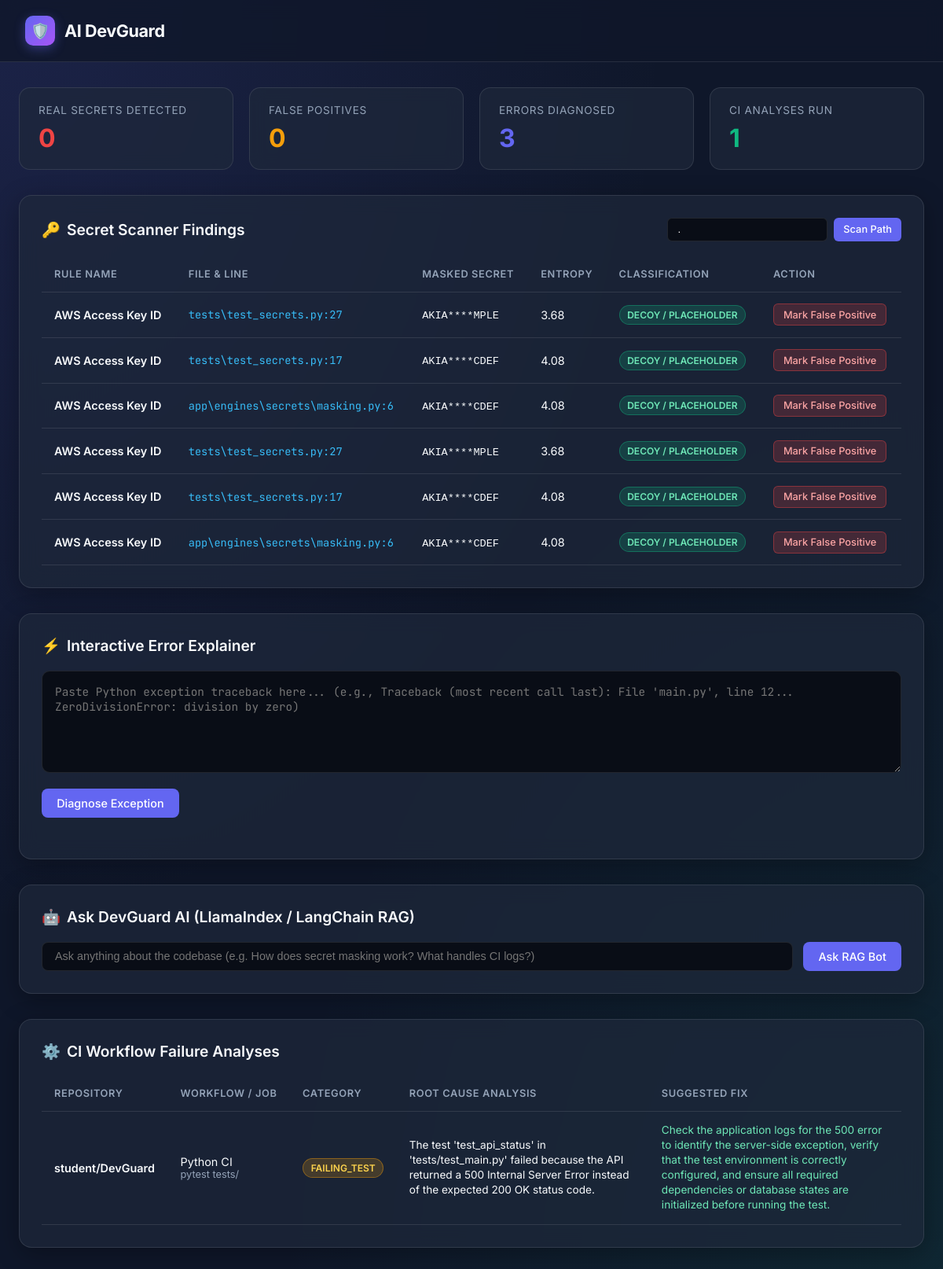
/dashboard, run on the app's committed database.
### app/models/domain.py (models this page shows)
class Finding(Base):
    __tablename__ = "findings"
    id = Column(Integer, primary_key=True, index=True)
    repository_id = Column(Integer, ForeignKey("repositories.id"), nullable=True)
    file_path = Column(String(512), nullable=False)
    line_number = Column(Integer, nullable=False)
    rule_name = Column(String(100), nullable=False)
    masked_value = Column(String(255), nullable=False)
    entropy_score = Column(Float, nullable=False)
    is_real_secret = Column(Boolean, default=True)
    is_false_positive = Column(Boolean, default=False)
    reasoning = Column(Text, nullable=True)
    created_at = Column(DateTime, default=lambda: datetime.now(timezone.utc))
    repository = relationship("Repository", back_populates="findings")

class WorkflowAnalysis(Base):
    __tablename__ = "workflow_analyses"
    id = Column(Integer, primary_key=True, index=True)
    repository_id = Column(Integer, ForeignKey("repositories.id"), nullable=True)
    workflow_name = Column(String(255), nullable=False)
    job_name = Column(String(255), nullable=False)
    pr_number = Column(Integer, nullable=True)
    failure_category = Column(String(100), nullable=False)
    root_cause = Column(Text, nullable=False)
    suggested_fix = Column(Text, nullable=False)
    confidence = Column(Float, default=0.9)
    created_at = Column(DateTime, default=lambda: datetime.now(timezone.utc))
    repository = relationship("Repository", back_populates="workflow_analyses")

class Repository(Base):
    __tablename__ = "repositories"
    id = Column(Integer, primary_key=True, index=True)
    name = Column(String(255), unique=True, nullable=False, index=True)
    url = Column(String(512), nullable=True)
    created_at = Column(DateTime, default=lambda: datetime.now(timezone.utc))
    findings = relationship("Finding", back_populates="repository", cascade="all, delete-orphan")
    workflow_analyses = relationship(
        "WorkflowAnalysis", back_populates="repository", cascade="all, delete-orphan"
    )

### app/api/dashboard.py (the view)
@router.get("/", response_class=HTMLResponse)
@router.get("/dashboard", response_class=HTMLResponse)
async def get_dashboard(request: Request, db: Session = Depends(get_db)):
    findings = db.query(Finding).order_by(Finding.id.desc()).all()
    ci_analyses = db.query(WorkflowAnalysis).order_by(WorkflowAnalysis.id.desc()).all()
    error_count = db.query(ErrorExplanation).count()
    real_secrets_count = sum(1 for f in findings if f.is_real_secret and not f.is_false_positive)
    false_positives_count = sum(1 for f in findings if f.is_false_positive)
    return templates.TemplateResponse(
        request=request,
        name="dashboard.html",
        context={
            "findings": findings,
            "ci_analyses": ci_analyses,
            "real_secrets_count": real_secrets_count,
            "false_positives_count": false_positives_count,
            "error_count": error_count,
            "ci_count": len(ci_analyses),
        },
    )

### app/web/templates/dashboard.html (shortened to what this page needs)
{% extends "base.html" %}
{% block content %}
<div class="stats-grid">
    <div class="stat-card">
        <div class="stat-label">Real Secrets Detected</div>
        <div class="stat-value" style="color: var(--accent-red)">{{ real_secrets_count }}</div>
    </div>
    <div class="stat-card">
        <div class="stat-label">False Positives</div>
        <div class="stat-value" style="color: var(--accent-amber)">{{ false_positives_count }}</div>
    </div>
    <div class="stat-card">
        <div class="stat-label">Errors Diagnosed</div>
        <div class="stat-value" style="color: var(--primary)">{{ error_count }}</div>
    </div>
    <div class="stat-card">
        <div class="stat-label">CI Analyses Run</div>
        <div class="stat-value" style="color: var(--accent-green)">{{ ci_count }}</div>
    </div>
</div>
<div class="card">
    <div class="card-header">
        <div class="card-title">
            <span>🔑</span> Secret Scanner Findings
        </div>
        <div>
            <form hx-post="/dashboard/scan" hx-target="#findings-table-body" hx-indicator="#scan-loader" style="display: inline-flex; gap: 0.5rem;">
                <input type="text" name="path" value="." style="background: #090d16; border: 1px solid var(--border-color); color: white; padding: 0.4rem 0.8rem; border-radius: 6px; font-size: 0.85rem;" placeholder="Path to scan...">
                <button type="submit" class="btn btn-sm">
                    <span>Scan Path</span>
                </button>
            </form>
        </div>
    </div>
    <table>
        <thead>
            <tr>
                <th>Rule Name</th>
                <th>File & Line</th>
                <th>Masked Secret</th>
                <th>Entropy</th>
                <th>Classification</th>
                <th>Action</th>
            </tr>
        </thead>
        <tbody id="findings-table-body">
            {% for finding in findings %}
                {% include "partials/finding_row.html" %}
            {% else %}
                <tr>
                    <td colspan="6" style="text-align: center; color: var(--text-muted); padding: 2rem;">
                        No secret findings logged yet. Click "Scan Path" above or run <code>devguard scan</code> in CLI.
                    </td>
                </tr>
            {% endfor %}
        </tbody>
    </table>
</div>
<div class="card">
    <div class="card-header">
        <div class="card-title">
            <span>⚡</span> Interactive Error Explainer
        </div>
    </div>
    <form hx-post="/dashboard/explain" hx-target="#explain-result" hx-indicator="#explain-loader">
        <textarea name="traceback_text" placeholder="Paste Python exception traceback here... (e.g., Traceback (most recent call last): File 'main.py', line 12... ZeroDivisionError: division by zero)"></textarea>
        <div style="display: flex; justify-content: space-between; align-items: center;">
            <button type="submit" class="btn">
                <span>Diagnose Exception</span>
            </button>
        </div>
    </form>
</div>
<div class="card">
    <div class="card-header">
        <div class="card-title">
            <span>🤖</span> Ask DevGuard AI (LlamaIndex / LangChain RAG)
        </div>
    </div>
    <form hx-post="/api/rag/query-htmx" hx-target="#rag-result" hx-swap="innerHTML" hx-on::after-request="this.reset()" hx-indicator="#rag-loader">
        <div style="display: flex; gap: 0.8rem;">
            <input type="text" name="query" placeholder="Ask anything about the codebase (e.g. How does secret masking work? What handles CI logs?)" style="flex: 1; background: #090d16; border: 1px solid var(--border-color); color: white; padding: 0.6rem 1rem; border-radius: 8px; font-size: 0.9rem;" required>
            <button type="submit" class="btn">
                <span>Ask RAG Bot</span>
            </button>
        </div>
    </form>
</div>
<div class="card">
    <div class="card-header">
        <div class="card-title">
            <span>⚙️</span> CI Workflow Failure Analyses
        </div>
    </div>
    <table>
        <thead>
            <tr>
                <th>Repository</th>
                <th>Workflow / Job</th>
                <th>Category</th>
                <th>Root Cause Analysis</th>
                <th>Suggested Fix</th>
            </tr>
        </thead>
        <tbody>
            {% for analysis in ci_analyses %}
                {% include "partials/ci_analysis_row.html" %}
            {% else %}
                <tr>
                    <td colspan="5" style="text-align: center; color: var(--text-muted); padding: 2rem;">
                        No GitHub Action pipeline failures logged yet. Webhook endpoint is listening at <code>/webhooks/github</code>.
                    </td>
                </tr>
            {% endfor %}
        </tbody>
    </table>
</div>
{% endblock %}

### app/web/templates/base.html (shortened to what this page needs)
<!DOCTYPE html>
<html lang="en">
<head>
</head>
<body>
    <nav class="navbar">
        <div class="brand">
            <div class="brand-icon">🛡️</div>
            <span>AI DevGuard</span>
        </div>
    </nav>
    <div class="container">
        {% block content %}{% endblock %}
    </div>
</body>
</html>

### app/web/templates/partials/finding_row.html
<tr id="finding-row-{{ finding.id }}">
    <td style="font-weight: 600;">{{ finding.rule_name }}</td>
    <td style="font-family: var(--font-mono); font-size: 0.85rem; color: #38bdf8;">
        {{ finding.file_path }}:{{ finding.line_number }}
    </td>
    <td style="font-family: var(--font-mono); font-size: 0.85rem;">
        <code>{{ finding.masked_value }}</code>
    </td>
    <td>{{ "%.2f"|format(finding.entropy_score) }}</td>
    <td>
        {% if finding.is_false_positive %}
            <span class="badge badge-warning">False Positive</span>
        {% elif finding.is_real_secret %}
            <span class="badge badge-danger">Real Secret</span>
        {% else %}
            <span class="badge badge-success">Decoy / Placeholder</span>
        {% endif %}
    </td>
    <td>
        <button
            hx-post="/dashboard/findings/{{ finding.id }}/toggle-false-positive"
            hx-target="#finding-row-{{ finding.id }}"
            hx-swap="outerHTML"
            class="btn btn-sm {% if finding.is_false_positive %}btn-secondary{% else %}btn-danger{% endif %}">
            {% if finding.is_false_positive %}
                Undo False Positive
            {% else %}
                Mark False Positive
            {% endif %}
        </button>
    </td>
</tr>

### app/web/templates/partials/ci_analysis_row.html (shortened to what this page needs)
<tr>
    <td style="font-weight: 600;">
        {{ analysis.repository.name if analysis.repository else "Unknown Repo" }}
    </td>
    <td>
        <div>{{ analysis.workflow_name }}</div>
        <div style="font-size: 0.8rem; color: var(--text-muted);">{{ analysis.job_name }}</div>
    </td>
    <td>
        <span class="badge badge-warning">{{ analysis.failure_category }}</span>
    </td>
    <td style="max-width: 320px; font-size: 0.85rem; line-height: 1.4;">
        {{ analysis.root_cause }}
    </td>
    <td style="max-width: 320px; font-size: 0.85rem; color: #6ee7b7; line-height: 1.4;">
        {{ analysis.suggested_fix }}
    </td>
</tr>

### app/web/templates/base.html (style rules this page uses)
:root { --bg-dark: #0f172a; --bg-card: rgba(30, 41, 59, 0.7); --border-color: rgba(255, 255, 255, 0.1); --text-main: #f8fafc; --text-muted: #94a3b8; --primary: #6366f1; --primary-hover: #4f46e5; --accent-green: #10b981; --accent-red: #ef4444; --accent-amber: #f59e0b; --font-main: 'Inter', sans-serif; --font-mono: 'JetBrains Mono', monospace; }
* { box-sizing: border-box; margin: 0; padding: 0; }
body { font-family: var(--font-main); background-color: var(--bg-dark); background-image: radial-gradient(at 0% 0%, rgba(99, 102, 241, 0.15) 0px, transparent 50%), radial-gradient(at 100% 100%, rgba(16, 185, 129, 0.1) 0px, transparent 50%); background-attachment: fixed; color: var(--text-main); min-height: 100vh; padding-bottom: 3rem; }
.navbar { display: flex; justify-content: space-between; align-items: center; padding: 1.25rem 2rem; background: rgba(15, 23, 42, 0.8); backdrop-filter: blur(12px); border-bottom: 1px solid var(--border-color); position: sticky; top: 0; z-index: 100; }
.brand { display: flex; align-items: center; gap: 0.75rem; font-size: 1.35rem; font-weight: 700; letter-spacing: -0.02em; color: var(--text-main); }
.brand-icon { background: linear-gradient(135deg, var(--primary), #a855f7); width: 38px; height: 38px; border-radius: 10px; display: flex; align-items: center; justify-content: center; font-size: 1.2rem; box-shadow: 0 4px 14px rgba(99, 102, 241, 0.4); }
.container { max-width: 1240px; margin: 2rem auto; padding: 0 1.5rem; }
.stats-grid { display: grid; grid-template-columns: repeat(auto-fit, minmax(240px, 1fr)); gap: 1.25rem; margin-bottom: 2rem; }
.stat-card { background: var(--bg-card); border: 1px solid var(--border-color); border-radius: 14px; padding: 1.25rem 1.5rem; backdrop-filter: blur(10px); transition: transform 0.2s, border-color 0.2s; }
.stat-label { font-size: 0.85rem; text-transform: uppercase; letter-spacing: 0.05em; color: var(--text-muted); margin-bottom: 0.5rem; }
.stat-value { font-size: 2rem; font-weight: 700; }
.card { background: var(--bg-card); border: 1px solid var(--border-color); border-radius: 16px; padding: 1.75rem; margin-bottom: 2rem; backdrop-filter: blur(12px); box-shadow: 0 8px 32px rgba(0, 0, 0, 0.3); }
.card-header { display: flex; justify-content: space-between; align-items: center; margin-bottom: 1.25rem; }
.card-title { font-size: 1.2rem; font-weight: 600; display: flex; align-items: center; gap: 0.5rem; }
.btn { background: var(--primary); color: white; border: none; padding: 0.6rem 1.2rem; border-radius: 8px; font-weight: 500; font-size: 0.9rem; cursor: pointer; transition: all 0.2s ease; display: inline-flex; align-items: center; gap: 0.5rem; font-family: var(--font-main); }
.btn-sm { padding: 0.35rem 0.75rem; font-size: 0.8rem; border-radius: 6px; }
.btn-danger { background: rgba(239, 68, 68, 0.2); color: #fca5a5; border: 1px solid rgba(239, 68, 68, 0.4); }
table { width: 100%; border-collapse: collapse; margin-top: 0.5rem; }
th, td { padding: 0.9rem 1rem; text-align: left; border-bottom: 1px solid var(--border-color); }
th { font-size: 0.8rem; text-transform: uppercase; letter-spacing: 0.05em; color: var(--text-muted); font-weight: 600; }
td { font-size: 0.9rem; }
.badge { display: inline-block; padding: 0.25rem 0.6rem; border-radius: 9999px; font-size: 0.75rem; font-weight: 600; text-transform: uppercase; }
.badge-warning { background: rgba(245, 158, 11, 0.2); color: #fcd34d; border: 1px solid rgba(245, 158, 11, 0.4); }
.badge-success { background: rgba(16, 185, 129, 0.2); color: #6ee7b7; border: 1px solid rgba(16, 185, 129, 0.4); }
textarea { width: 100%; background: #090d16; border: 1px solid var(--border-color); border-radius: 10px; color: var(--text-main); font-family: var(--font-mono); padding: 1rem; font-size: 0.9rem; resize: vertical; min-height: 130px; margin-bottom: 1rem; }

### data on the page
Finding: rule_name "AWS Access Key ID", file_path "tests\\test_secrets.py", line_number "27", masked_value "AKIA****MPLE", entropy_score "3.68", is_false_positive "DECOY / PLACEHOLDER"
Finding: rule_name "AWS Access Key ID", file_path "tests\\test_secrets.py", line_number "17", masked_value "AKIA****CDEF", entropy_score "4.08", is_false_positive "DECOY / PLACEHOLDER"
Finding: rule_name "AWS Access Key ID", file_path "app\\engines\\secrets\\masking.py", line_number "6", masked_value "AKIA****CDEF", entropy_score "4.08", is_false_positive "DECOY / PLACEHOLDER"
Finding: rule_name "AWS Access Key ID", file_path "tests\\test_secrets.py", line_number "27", masked_value "AKIA****MPLE", entropy_score "3.68", is_false_positive "DECOY / PLACEHOLDER"
Finding: rule_name "AWS Access Key ID", file_path "tests\\test_secrets.py", line_number "17", masked_value "AKIA****CDEF", entropy_score "4.08", is_false_positive "DECOY / PLACEHOLDER"
Finding: rule_name "AWS Access Key ID", file_path "app\\engines\\secrets\\masking.py", line_number "6", masked_value "AKIA****CDEF", entropy_score "4.08", is_false_positive "DECOY / PLACEHOLDER"
WorkflowAnalysis: repository "student/DevGuard", workflow_name "Python CI", job_name "pytest tests/", failure_category "FAILING_TEST", root_cause "The test 'test_api_status' in 'tests/test_main.py' failed because the API returned a 500 Internal Server Error instead of the expected 200 OK status code.", suggested_fix "Check the application logs for the 500 error to identify the server-side exception, verify that the test environment is correctly configured, and ensure all required dependencies or database states are initialized before running the test."

### other printed values
{{ real_secrets_count }} "0"
{{ false_positives_count }} "0"
{{ error_count }} "3"
{{ ci_count }} "1"
